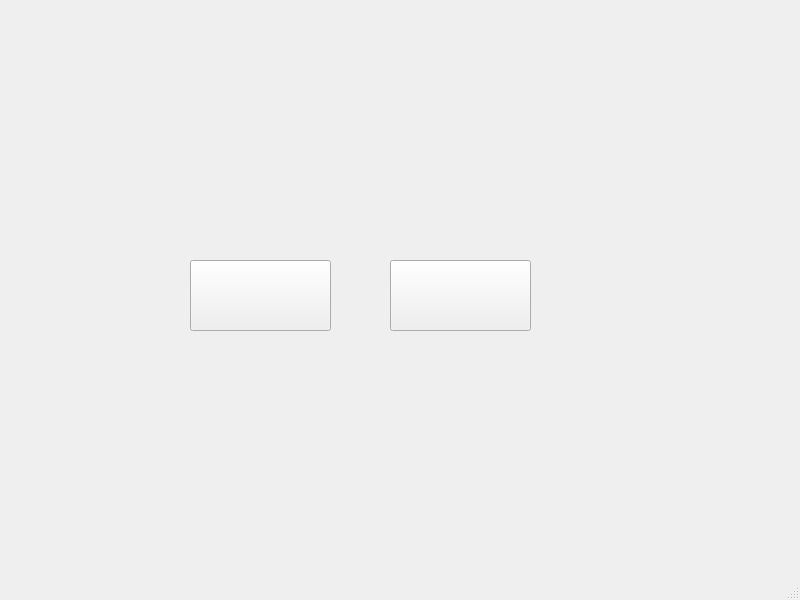
<?xml version="1.0" encoding="UTF-8"?>
<ui version="4.0">
 <class>MainWindow</class>
 <widget class="QMainWindow" name="MainWindow">
  <property name="geometry">
   <rect>
    <x>0</x>
    <y>0</y>
    <width>800</width>
    <height>600</height>
   </rect>
  </property>
  <property name="sizePolicy">
   <sizepolicy hsizetype="Minimum" vsizetype="Minimum">
    <horstretch>0</horstretch>
    <verstretch>0</verstretch>
   </sizepolicy>
  </property>
  <property name="windowTitle">
   <string>MainWindow</string>
  </property>
  <property name="styleSheet">
   <string notr="true"/>
  </property>
  <widget class="QWidget" name="centralwidget">
   <widget class="QPushButton" name="Play">
    <property name="geometry">
     <rect>
      <x>190</x>
      <y>260</y>
      <width>141</width>
      <height>71</height>
     </rect>
    </property>
    <property name="sizePolicy">
     <sizepolicy hsizetype="Maximum" vsizetype="Maximum">
      <horstretch>0</horstretch>
      <verstretch>0</verstretch>
     </sizepolicy>
    </property>
    <property name="layoutDirection">
     <enum>Qt::LeftToRight</enum>
    </property>
    <property name="text">
     <string/>
    </property>
    <property name="icon">
     <iconset resource="imagen.qrc">
      <normaloff>:/Imagenes/play.PNG</normaloff>:/Imagenes/play.PNG</iconset>
    </property>
    <property name="iconSize">
     <size>
      <width>141</width>
      <height>71</height>
     </size>
    </property>
   </widget>
   <widget class="QPushButton" name="Help">
    <property name="geometry">
     <rect>
      <x>390</x>
      <y>260</y>
      <width>141</width>
      <height>71</height>
     </rect>
    </property>
    <property name="sizePolicy">
     <sizepolicy hsizetype="Maximum" vsizetype="Maximum">
      <horstretch>0</horstretch>
      <verstretch>0</verstretch>
     </sizepolicy>
    </property>
    <property name="text">
     <string/>
    </property>
    <property name="icon">
     <iconset resource="imagen.qrc">
      <normaloff>:/Imagenes/Help.PNG</normaloff>:/Imagenes/Help.PNG</iconset>
    </property>
    <property name="iconSize">
     <size>
      <width>141</width>
      <height>71</height>
     </size>
    </property>
    <property name="autoDefault">
     <bool>false</bool>
    </property>
   </widget>
  </widget>
  <widget class="QMenuBar" name="menubar">
   <property name="geometry">
    <rect>
     <x>0</x>
     <y>0</y>
     <width>800</width>
     <height>21</height>
    </rect>
   </property>
  </widget>
  <widget class="QStatusBar" name="statusbar"/>
 </widget>
 <resources>
  <include location="imagen.qrc"/>
 </resources>
 <connections/>
</ui>
